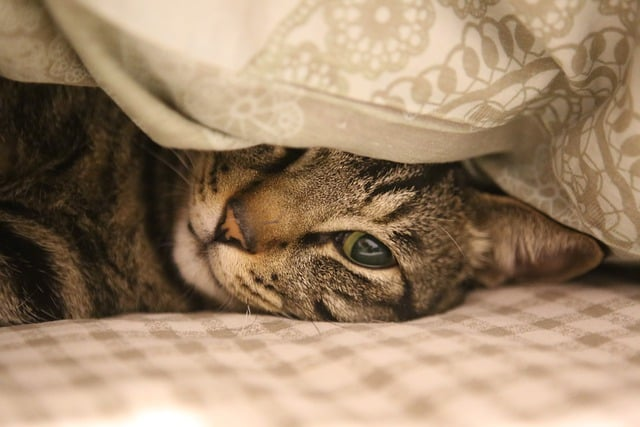
#> input picture clustering/photos_no_class/cat-g0052cc4e9_640.jpg, 640 x 427 px; its folder holds 4 pictures in this run
$ python agglomeretive_clustering.py
#> lines starting #> are read from the running program, lines starting #| are printed output that depends on the picture
path = "/home/arpit-parekh/Downloads/bascom_projects/atul_datascience_roadmap/clustering/photos_no_class"

import os
import numpy as np
import matplotlib.pyplot as plt
from sklearn.cluster import AgglomerativeClustering
from PIL import Image

# pip install pillow

def readImages(path):
  counter = 0
  list = []

  for root, dirs, files in os.walk(path):
    for file in files:
      if file.endswith(".jpg"):
        image = Image.open(os.path.join(root, file)).convert('RGB')
#> image is the input picture: PIL image 640x427 RGB; mean R, G, B 157.1, 132.5, 106.3

        image = image.resize((100, 100),Image.Resampling.NEAREST)
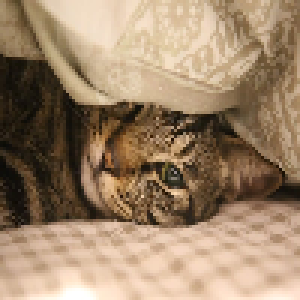
#> image: PIL image 100x100 RGB (shown 3 times larger); mean R, G, B 157.2, 132.6, 106.4

        image = np.array(image)/255.0  # for [0,1]
#> image: shape (100, 100, 3) float64
        image = image.flatten()

        list.append(image)

        counter = counter + 1
        print(80-counter)

  return np.array(list)

array =  readImages(path)
# Create a clustering model
clustering = AgglomerativeClustering()
clustering.fit(array)
# Get the cluster labels for each data point
labels = clustering.labels_


def display_cluster_images(imageArray, labels, num_images_per_cluster=4):
    """
    Display multiple images from each cluster

    Parameters:
    - imageArray: Numpy array of flattened images
    - labels: Cluster labels
    - num_images_per_cluster: Number of images to display from each cluster
    """
#> called with imageArray = array of shape (4, 30000), labels = array of shape (4,), num_images_per_cluster = 4
    unique_clusters = np.unique(labels) # [0, 1, 2, 3, 4]
    num_clusters = len(unique_clusters)  # 5

    plt.figure(figsize=(15, 3*num_clusters))  # manaually

    for cluster in unique_clusters:  # 0 ..4  # 1
        # Find indices of images in this cluster
        cluster_indices = np.where(labels == cluster)[0] # 25 images in cluster 0

        # Select first few images from this cluster
        selected_images = cluster_indices[:num_images_per_cluster]  # 4 images

        for i, img_index in enumerate(selected_images):
            plt.subplot(num_clusters, num_images_per_cluster,
                        cluster*num_images_per_cluster + i + 1)

          # (7,4,5

            plt.imshow(imageArray[img_index].reshape(100, 100, 3))
            plt.title(f"Cluster {cluster}, Image {i+1}")
            plt.axis('off')

    plt.tight_layout()
    plt.show()
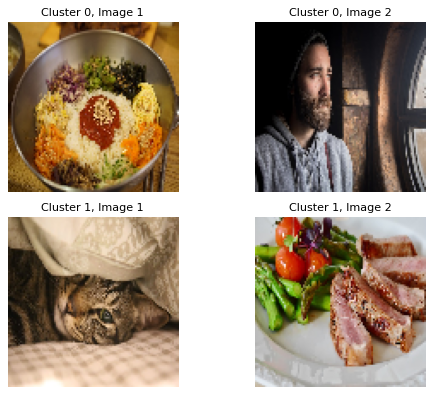
#> figure drawn by matplotlib, 4 panels

# Call the function
display_cluster_images(array, labels)
